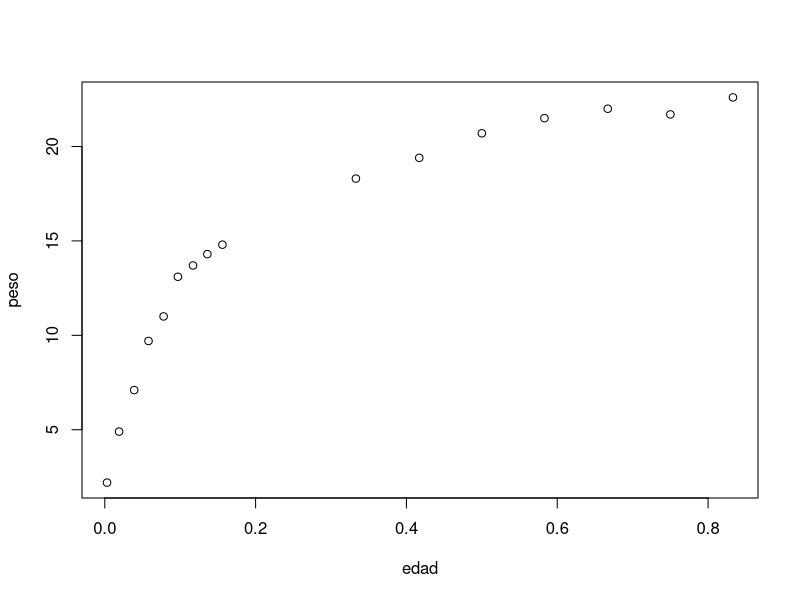
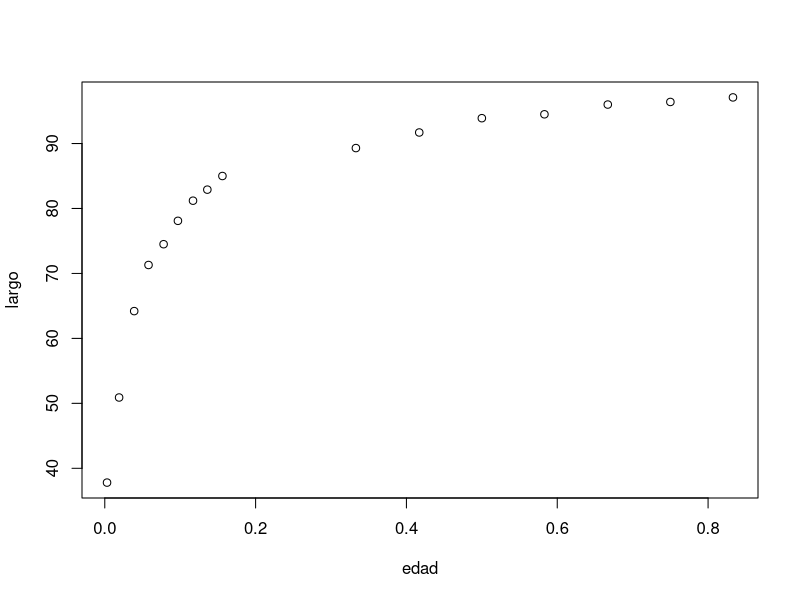
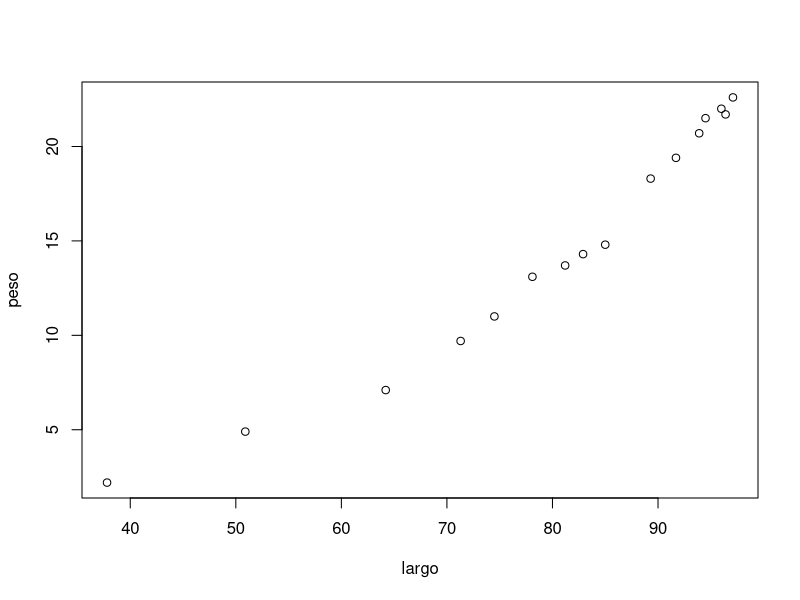
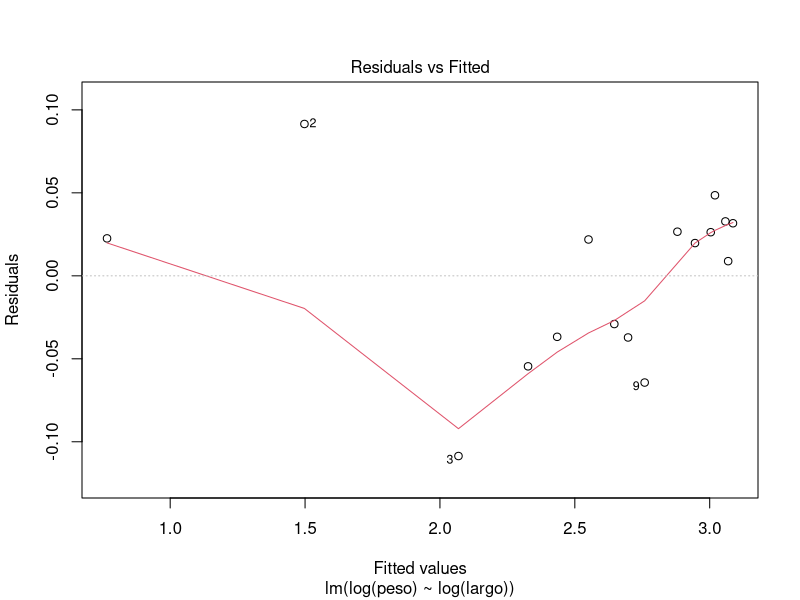
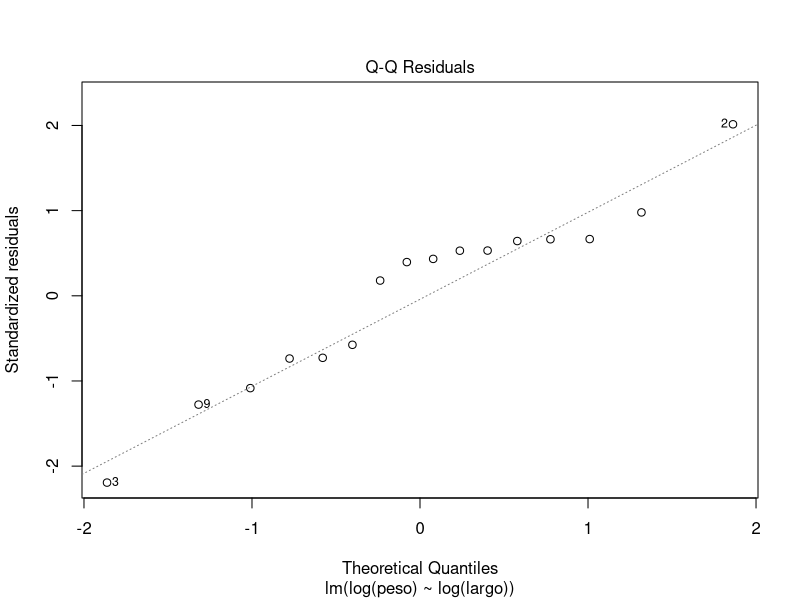
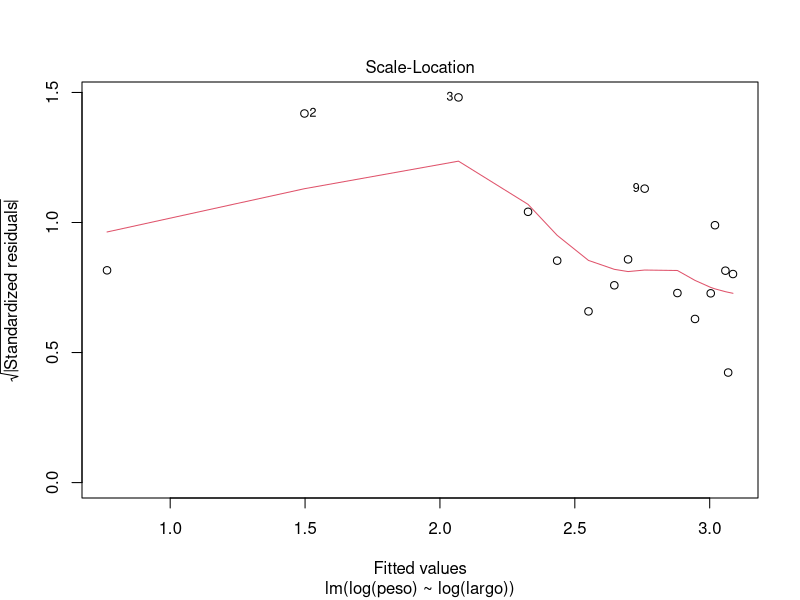
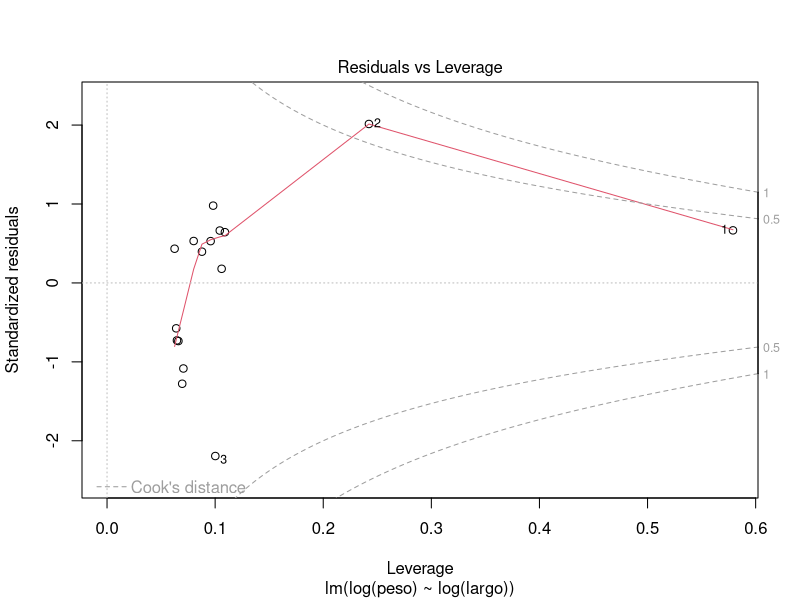
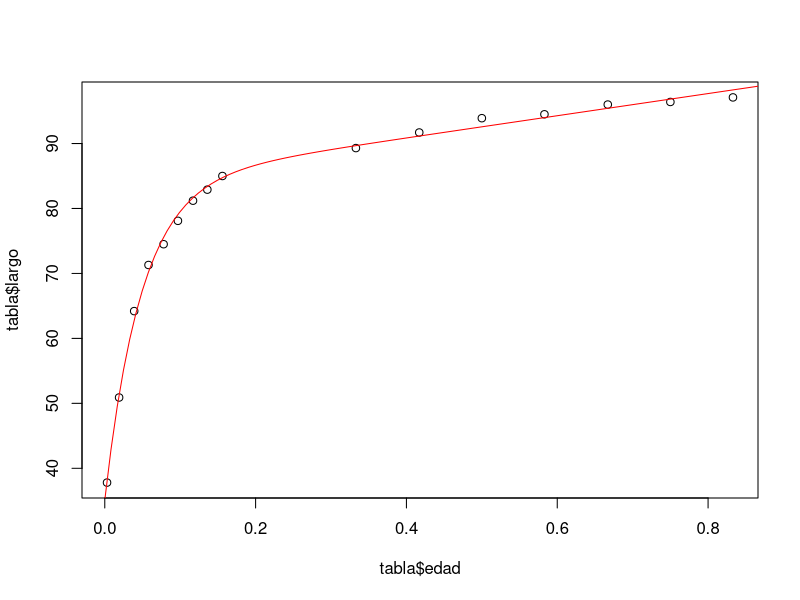

Reproduce these figures in R, in order.
tabla <- read.delim("tabla paper.txt", header = T, dec = ',') # Datos de Gomez de Villafañe

with(tabla, plot(x = edad, y = peso))
with(tabla, plot(x = edad, y = largo))
with(tabla, plot(x = largo, y = peso))

with(tabla, points(x = edad, y = peso, col='blue', pch = '+'))
with(tabla, points(x = edad, y = largo, col='blue', pch = '+'))

allo.sz.wg <- lm(log(peso) ~ log(largo), data=tabla)
summary(allo.sz.wg)
plot(allo.sz.wg)

# modelo generico exp + lin

gr.model <- function(edad, par)
{
  gr.0 <- par[1]
  gr.1 <- par[2]
  r0 <- par[3]
  r1 <- par[4]
  lin.growth <- gr.0 + r0 * edad
  exp.growth <- gr.1 * (1 - exp(- r1 * edad))
  return(lin.growth + exp.growth)
}

# ajuste del largo(edad)

sz.chi2 <- function(par)
{
  return(sum(with(tabla, largo - gr.model(edad, par))^2))
}

sz.fit <- optim(c(35, 65, 0.0, 6.6), sz.chi2)

plt.t <- seq(0,1,1/121)
plt.s <- gr.model(plt.t, sz.fit$par)
plot(x = tabla$edad, y = tabla$largo)
lines(plt.t, plt.s, col = 'red')

# ajuste del peso(edad)

wg.chi2 <- function(par)
{
  return(sum(with(tabla, peso - gr.model(edad, par))^2))
}
wg.fit <- optim(c(2, 20, 0.0, 6.6), wg.chi2)

plt.t <- seq(0,1,1/121)
plt.w <- gr.model(plt.t, wg.fit$par)
plot(x = tabla$edad, y = tabla$peso)
lines(plt.t, plt.w, col = 'blue')

sz.fit$par
# 35.09973 48.94434 17.06019 20.62321
wg.fit$par
# 1.730990 14.735766  7.671033 11.674711

